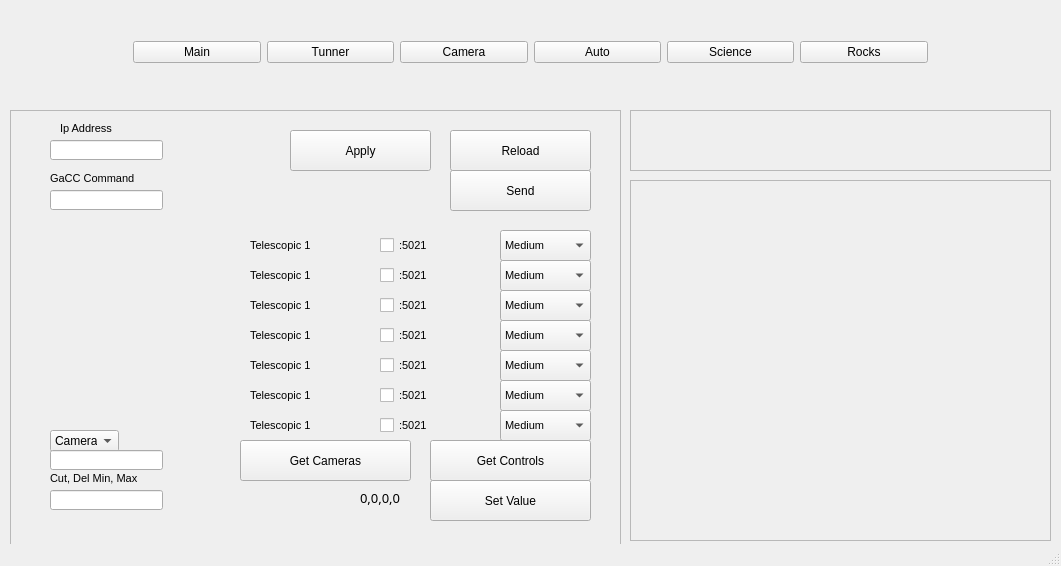
<?xml version="1.0" encoding="UTF-8"?>
<ui version="4.0">
 <class>MainWindow</class>
 <widget class="QMainWindow" name="MainWindow">
  <property name="geometry">
   <rect>
    <x>0</x>
    <y>0</y>
    <width>1061</width>
    <height>566</height>
   </rect>
  </property>
  <property name="windowTitle">
   <string>Nova </string>
  </property>
  <property name="styleSheet">
   <string notr="true"/>
  </property>
  <widget class="QWidget" name="centralwidget">
   <widget class="QWidget" name="horizontalLayoutWidget">
    <property name="geometry">
     <rect>
      <x>0</x>
      <y>10</y>
      <width>1061</width>
      <height>84</height>
     </rect>
    </property>
    <layout class="QHBoxLayout" name="horizontalLayout">
     <item>
      <widget class="QLabel" name="label">
       <property name="text">
        <string/>
       </property>
      </widget>
     </item>
     <item>
      <widget class="QPushButton" name="pushButton">
       <property name="text">
        <string>Main</string>
       </property>
      </widget>
     </item>
     <item>
      <widget class="QPushButton" name="pushButton_3">
       <property name="text">
        <string>Tunner</string>
       </property>
      </widget>
     </item>
     <item>
      <widget class="QPushButton" name="pushButton_2">
       <property name="text">
        <string>Camera</string>
       </property>
      </widget>
     </item>
     <item>
      <widget class="QPushButton" name="pushButton_4">
       <property name="text">
        <string>Auto</string>
       </property>
      </widget>
     </item>
     <item>
      <widget class="QPushButton" name="pushButton_5">
       <property name="text">
        <string>Science</string>
       </property>
      </widget>
     </item>
     <item>
      <widget class="QPushButton" name="pushButton_6">
       <property name="text">
        <string>Rocks</string>
       </property>
      </widget>
     </item>
     <item>
      <widget class="QLabel" name="label_2">
       <property name="text">
        <string/>
       </property>
       <property name="pixmap">
        <pixmap>nwaasd.png</pixmap>
       </property>
      </widget>
     </item>
    </layout>
   </widget>
   <widget class="QLabel" name="label_3">
    <property name="geometry">
     <rect>
      <x>0</x>
      <y>0</y>
      <width>1091</width>
      <height>101</height>
     </rect>
    </property>
    <property name="text">
     <string/>
    </property>
   </widget>
   <widget class="QWidget" name="horizontalLayoutWidget_2">
    <property name="geometry">
     <rect>
      <x>10</x>
      <y>110</y>
      <width>611</width>
      <height>451</height>
     </rect>
    </property>
    <layout class="QHBoxLayout" name="horizontalLayout_2">
     <item>
      <widget class="QFrame" name="frame">
       <property name="frameShape">
        <enum>QFrame::StyledPanel</enum>
       </property>
       <property name="frameShadow">
        <enum>QFrame::Raised</enum>
       </property>
       <widget class="QLabel" name="label_4">
        <property name="geometry">
         <rect>
          <x>50</x>
          <y>10</y>
          <width>71</width>
          <height>16</height>
         </rect>
        </property>
        <property name="font">
         <font>
          <family>MS Shell Dlg 2</family>
          <pointsize>8</pointsize>
         </font>
        </property>
        <property name="text">
         <string>Ip Address</string>
        </property>
       </widget>
       <widget class="QLineEdit" name="lineEdit">
        <property name="geometry">
         <rect>
          <x>40</x>
          <y>30</y>
          <width>113</width>
          <height>20</height>
         </rect>
        </property>
       </widget>
       <widget class="QLabel" name="label_5">
        <property name="geometry">
         <rect>
          <x>40</x>
          <y>60</y>
          <width>111</width>
          <height>16</height>
         </rect>
        </property>
        <property name="font">
         <font>
          <family>MS Shell Dlg 2</family>
          <pointsize>8</pointsize>
         </font>
        </property>
        <property name="text">
         <string>GaCC Command</string>
        </property>
       </widget>
       <widget class="QLineEdit" name="lineEdit_2">
        <property name="geometry">
         <rect>
          <x>40</x>
          <y>80</y>
          <width>113</width>
          <height>20</height>
         </rect>
        </property>
       </widget>
       <widget class="QLabel" name="label_6">
        <property name="geometry">
         <rect>
          <x>240</x>
          <y>120</y>
          <width>111</width>
          <height>31</height>
         </rect>
        </property>
        <property name="font">
         <font>
          <pointsize>8</pointsize>
         </font>
        </property>
        <property name="text">
         <string>Telescopic 1</string>
        </property>
       </widget>
       <widget class="QPushButton" name="pushButton_7">
        <property name="geometry">
         <rect>
          <x>280</x>
          <y>20</y>
          <width>141</width>
          <height>41</height>
         </rect>
        </property>
        <property name="font">
         <font>
          <weight>50</weight>
          <bold>false</bold>
          <underline>false</underline>
          <strikeout>false</strikeout>
         </font>
        </property>
        <property name="text">
         <string>Apply</string>
        </property>
       </widget>
       <widget class="QPushButton" name="pushButton_8">
        <property name="geometry">
         <rect>
          <x>440</x>
          <y>20</y>
          <width>141</width>
          <height>41</height>
         </rect>
        </property>
        <property name="font">
         <font>
          <weight>50</weight>
          <bold>false</bold>
          <underline>false</underline>
          <strikeout>false</strikeout>
         </font>
        </property>
        <property name="text">
         <string>Reload</string>
        </property>
       </widget>
       <widget class="QPushButton" name="pushButton_9">
        <property name="geometry">
         <rect>
          <x>440</x>
          <y>60</y>
          <width>141</width>
          <height>41</height>
         </rect>
        </property>
        <property name="font">
         <font>
          <weight>50</weight>
          <bold>false</bold>
          <underline>false</underline>
          <strikeout>false</strikeout>
         </font>
        </property>
        <property name="text">
         <string>Send</string>
        </property>
       </widget>
       <widget class="QCheckBox" name="checkBox">
        <property name="geometry">
         <rect>
          <x>370</x>
          <y>120</y>
          <width>71</width>
          <height>31</height>
         </rect>
        </property>
        <property name="font">
         <font>
          <pointsize>8</pointsize>
         </font>
        </property>
        <property name="text">
         <string>:5021</string>
        </property>
       </widget>
       <widget class="QComboBox" name="comboBox">
        <property name="geometry">
         <rect>
          <x>490</x>
          <y>120</y>
          <width>91</width>
          <height>31</height>
         </rect>
        </property>
        <property name="font">
         <font>
          <pointsize>8</pointsize>
         </font>
        </property>
        <item>
         <property name="text">
          <string>Medium</string>
         </property>
        </item>
        <item>
         <property name="text">
          <string>add more item here</string>
         </property>
        </item>
       </widget>
       <widget class="QComboBox" name="comboBox_2">
        <property name="geometry">
         <rect>
          <x>490</x>
          <y>150</y>
          <width>91</width>
          <height>31</height>
         </rect>
        </property>
        <property name="font">
         <font>
          <pointsize>8</pointsize>
         </font>
        </property>
        <item>
         <property name="text">
          <string>Medium</string>
         </property>
        </item>
        <item>
         <property name="text">
          <string>add more item here</string>
         </property>
        </item>
       </widget>
       <widget class="QCheckBox" name="checkBox_2">
        <property name="geometry">
         <rect>
          <x>370</x>
          <y>150</y>
          <width>71</width>
          <height>31</height>
         </rect>
        </property>
        <property name="font">
         <font>
          <pointsize>8</pointsize>
         </font>
        </property>
        <property name="text">
         <string>:5021</string>
        </property>
       </widget>
       <widget class="QLabel" name="label_7">
        <property name="geometry">
         <rect>
          <x>240</x>
          <y>150</y>
          <width>111</width>
          <height>31</height>
         </rect>
        </property>
        <property name="font">
         <font>
          <pointsize>8</pointsize>
         </font>
        </property>
        <property name="text">
         <string>Telescopic 1</string>
        </property>
       </widget>
       <widget class="QComboBox" name="comboBox_3">
        <property name="geometry">
         <rect>
          <x>490</x>
          <y>180</y>
          <width>91</width>
          <height>31</height>
         </rect>
        </property>
        <property name="font">
         <font>
          <pointsize>8</pointsize>
         </font>
        </property>
        <item>
         <property name="text">
          <string>Medium</string>
         </property>
        </item>
        <item>
         <property name="text">
          <string>add more item here</string>
         </property>
        </item>
       </widget>
       <widget class="QCheckBox" name="checkBox_3">
        <property name="geometry">
         <rect>
          <x>370</x>
          <y>180</y>
          <width>71</width>
          <height>31</height>
         </rect>
        </property>
        <property name="font">
         <font>
          <pointsize>8</pointsize>
         </font>
        </property>
        <property name="text">
         <string>:5021</string>
        </property>
       </widget>
       <widget class="QLabel" name="label_8">
        <property name="geometry">
         <rect>
          <x>240</x>
          <y>180</y>
          <width>111</width>
          <height>31</height>
         </rect>
        </property>
        <property name="font">
         <font>
          <pointsize>8</pointsize>
         </font>
        </property>
        <property name="text">
         <string>Telescopic 1</string>
        </property>
       </widget>
       <widget class="QComboBox" name="comboBox_4">
        <property name="geometry">
         <rect>
          <x>490</x>
          <y>210</y>
          <width>91</width>
          <height>31</height>
         </rect>
        </property>
        <property name="font">
         <font>
          <pointsize>8</pointsize>
         </font>
        </property>
        <item>
         <property name="text">
          <string>Medium</string>
         </property>
        </item>
        <item>
         <property name="text">
          <string>add more item here</string>
         </property>
        </item>
       </widget>
       <widget class="QCheckBox" name="checkBox_4">
        <property name="geometry">
         <rect>
          <x>370</x>
          <y>210</y>
          <width>71</width>
          <height>31</height>
         </rect>
        </property>
        <property name="font">
         <font>
          <pointsize>8</pointsize>
         </font>
        </property>
        <property name="text">
         <string>:5021</string>
        </property>
       </widget>
       <widget class="QLabel" name="label_9">
        <property name="geometry">
         <rect>
          <x>240</x>
          <y>210</y>
          <width>111</width>
          <height>31</height>
         </rect>
        </property>
        <property name="font">
         <font>
          <pointsize>8</pointsize>
         </font>
        </property>
        <property name="text">
         <string>Telescopic 1</string>
        </property>
       </widget>
       <widget class="QComboBox" name="comboBox_5">
        <property name="geometry">
         <rect>
          <x>490</x>
          <y>240</y>
          <width>91</width>
          <height>31</height>
         </rect>
        </property>
        <property name="font">
         <font>
          <pointsize>8</pointsize>
         </font>
        </property>
        <item>
         <property name="text">
          <string>Medium</string>
         </property>
        </item>
        <item>
         <property name="text">
          <string>add more item here</string>
         </property>
        </item>
       </widget>
       <widget class="QCheckBox" name="checkBox_5">
        <property name="geometry">
         <rect>
          <x>370</x>
          <y>240</y>
          <width>71</width>
          <height>31</height>
         </rect>
        </property>
        <property name="font">
         <font>
          <pointsize>8</pointsize>
         </font>
        </property>
        <property name="text">
         <string>:5021</string>
        </property>
       </widget>
       <widget class="QLabel" name="label_10">
        <property name="geometry">
         <rect>
          <x>240</x>
          <y>240</y>
          <width>111</width>
          <height>31</height>
         </rect>
        </property>
        <property name="font">
         <font>
          <pointsize>8</pointsize>
         </font>
        </property>
        <property name="text">
         <string>Telescopic 1</string>
        </property>
       </widget>
       <widget class="QComboBox" name="comboBox_6">
        <property name="geometry">
         <rect>
          <x>490</x>
          <y>270</y>
          <width>91</width>
          <height>31</height>
         </rect>
        </property>
        <property name="font">
         <font>
          <pointsize>8</pointsize>
         </font>
        </property>
        <item>
         <property name="text">
          <string>Medium</string>
         </property>
        </item>
        <item>
         <property name="text">
          <string>add more item here</string>
         </property>
        </item>
       </widget>
       <widget class="QCheckBox" name="checkBox_6">
        <property name="geometry">
         <rect>
          <x>370</x>
          <y>270</y>
          <width>71</width>
          <height>31</height>
         </rect>
        </property>
        <property name="font">
         <font>
          <pointsize>8</pointsize>
         </font>
        </property>
        <property name="text">
         <string>:5021</string>
        </property>
       </widget>
       <widget class="QLabel" name="label_11">
        <property name="geometry">
         <rect>
          <x>240</x>
          <y>270</y>
          <width>111</width>
          <height>31</height>
         </rect>
        </property>
        <property name="font">
         <font>
          <pointsize>8</pointsize>
         </font>
        </property>
        <property name="text">
         <string>Telescopic 1</string>
        </property>
       </widget>
       <widget class="QComboBox" name="comboBox_7">
        <property name="geometry">
         <rect>
          <x>490</x>
          <y>300</y>
          <width>91</width>
          <height>31</height>
         </rect>
        </property>
        <property name="font">
         <font>
          <pointsize>8</pointsize>
         </font>
        </property>
        <item>
         <property name="text">
          <string>Medium</string>
         </property>
        </item>
        <item>
         <property name="text">
          <string>add more item here</string>
         </property>
        </item>
       </widget>
       <widget class="QCheckBox" name="checkBox_7">
        <property name="geometry">
         <rect>
          <x>370</x>
          <y>300</y>
          <width>71</width>
          <height>31</height>
         </rect>
        </property>
        <property name="font">
         <font>
          <pointsize>8</pointsize>
         </font>
        </property>
        <property name="text">
         <string>:5021</string>
        </property>
       </widget>
       <widget class="QLabel" name="label_12">
        <property name="geometry">
         <rect>
          <x>240</x>
          <y>300</y>
          <width>111</width>
          <height>31</height>
         </rect>
        </property>
        <property name="font">
         <font>
          <pointsize>8</pointsize>
         </font>
        </property>
        <property name="text">
         <string>Telescopic 1</string>
        </property>
       </widget>
       <widget class="QComboBox" name="comboBox_8">
        <property name="geometry">
         <rect>
          <x>40</x>
          <y>320</y>
          <width>69</width>
          <height>22</height>
         </rect>
        </property>
        <item>
         <property name="text">
          <string>Cameras</string>
         </property>
        </item>
       </widget>
       <widget class="QLineEdit" name="lineEdit_3">
        <property name="geometry">
         <rect>
          <x>40</x>
          <y>340</y>
          <width>113</width>
          <height>20</height>
         </rect>
        </property>
       </widget>
       <widget class="QLabel" name="label_13">
        <property name="geometry">
         <rect>
          <x>40</x>
          <y>360</y>
          <width>111</width>
          <height>16</height>
         </rect>
        </property>
        <property name="font">
         <font>
          <family>MS Shell Dlg 2</family>
          <pointsize>8</pointsize>
          <weight>50</weight>
          <bold>false</bold>
         </font>
        </property>
        <property name="text">
         <string>Cut, Del Min, Max</string>
        </property>
       </widget>
       <widget class="QLabel" name="label_14">
        <property name="geometry">
         <rect>
          <x>350</x>
          <y>380</y>
          <width>111</width>
          <height>16</height>
         </rect>
        </property>
        <property name="font">
         <font>
          <family>Lucida Bright</family>
          <pointsize>10</pointsize>
         </font>
        </property>
        <property name="text">
         <string>0,0,0,0</string>
        </property>
       </widget>
       <widget class="QPushButton" name="pushButton_10">
        <property name="geometry">
         <rect>
          <x>230</x>
          <y>330</y>
          <width>171</width>
          <height>41</height>
         </rect>
        </property>
        <property name="font">
         <font>
          <weight>50</weight>
          <bold>false</bold>
          <underline>false</underline>
          <strikeout>false</strikeout>
         </font>
        </property>
        <property name="text">
         <string>Get Cameras</string>
        </property>
       </widget>
       <widget class="QPushButton" name="pushButton_11">
        <property name="geometry">
         <rect>
          <x>420</x>
          <y>330</y>
          <width>161</width>
          <height>41</height>
         </rect>
        </property>
        <property name="font">
         <font>
          <weight>50</weight>
          <bold>false</bold>
          <underline>false</underline>
          <strikeout>false</strikeout>
         </font>
        </property>
        <property name="text">
         <string>Get Controls</string>
        </property>
       </widget>
       <widget class="QPushButton" name="pushButton_12">
        <property name="geometry">
         <rect>
          <x>420</x>
          <y>370</y>
          <width>161</width>
          <height>41</height>
         </rect>
        </property>
        <property name="font">
         <font>
          <weight>50</weight>
          <bold>false</bold>
          <underline>false</underline>
          <strikeout>false</strikeout>
         </font>
        </property>
        <property name="text">
         <string>Set Value</string>
        </property>
       </widget>
       <widget class="QLineEdit" name="lineEdit_4">
        <property name="geometry">
         <rect>
          <x>40</x>
          <y>380</y>
          <width>113</width>
          <height>20</height>
         </rect>
        </property>
       </widget>
      </widget>
     </item>
    </layout>
   </widget>
   <widget class="QWidget" name="horizontalLayoutWidget_3">
    <property name="geometry">
     <rect>
      <x>630</x>
      <y>110</y>
      <width>421</width>
      <height>61</height>
     </rect>
    </property>
    <layout class="QHBoxLayout" name="horizontalLayout_3">
     <item>
      <widget class="QFrame" name="frame_2">
       <property name="frameShape">
        <enum>QFrame::StyledPanel</enum>
       </property>
       <property name="frameShadow">
        <enum>QFrame::Raised</enum>
       </property>
      </widget>
     </item>
    </layout>
   </widget>
   <widget class="QWidget" name="horizontalLayoutWidget_4">
    <property name="geometry">
     <rect>
      <x>630</x>
      <y>180</y>
      <width>421</width>
      <height>361</height>
     </rect>
    </property>
    <layout class="QHBoxLayout" name="horizontalLayout_4">
     <item>
      <widget class="QFrame" name="frame_3">
       <property name="frameShape">
        <enum>QFrame::StyledPanel</enum>
       </property>
       <property name="frameShadow">
        <enum>QFrame::Raised</enum>
       </property>
      </widget>
     </item>
    </layout>
   </widget>
   <zorder>label_3</zorder>
   <zorder>horizontalLayoutWidget</zorder>
   <zorder>horizontalLayoutWidget_2</zorder>
   <zorder>horizontalLayoutWidget_3</zorder>
   <zorder>horizontalLayoutWidget_4</zorder>
  </widget>
  <widget class="QMenuBar" name="menubar">
   <property name="geometry">
    <rect>
     <x>0</x>
     <y>0</y>
     <width>1061</width>
     <height>21</height>
    </rect>
   </property>
  </widget>
  <widget class="QStatusBar" name="statusbar"/>
 </widget>
 <resources/>
 <connections/>
</ui>
